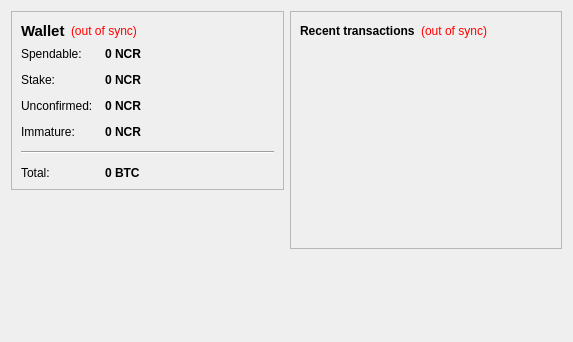
<?xml version="1.0" encoding="UTF-8"?>
<ui version="4.0">
 <class>OverviewPage</class>
 <widget class="QWidget" name="OverviewPage">
  <property name="geometry">
   <rect>
    <x>0</x>
    <y>0</y>
    <width>573</width>
    <height>342</height>
   </rect>
  </property>
  <property name="windowTitle">
   <string>Form</string>
  </property>
  <layout class="QHBoxLayout" name="horizontalLayout" stretch="1,1">
   <item>
    <layout class="QVBoxLayout" name="verticalLayout_2">
     <item>
      <widget class="QFrame" name="frame">
       <property name="frameShape">
        <enum>QFrame::StyledPanel</enum>
       </property>
       <property name="frameShadow">
        <enum>QFrame::Raised</enum>
       </property>
       <layout class="QVBoxLayout" name="verticalLayout_4">
        <item>
         <layout class="QHBoxLayout" name="horizontalLayout_4">
          <item>
           <widget class="QLabel" name="label_5">
            <property name="font">
             <font>
              <pointsize>11</pointsize>
              <weight>75</weight>
              <bold>true</bold>
             </font>
            </property>
            <property name="text">
             <string>Wallet</string>
            </property>
           </widget>
          </item>
          <item>
           <widget class="QLabel" name="labelWalletStatus">
            <property name="toolTip">
             <string>The displayed information may be out of date. Your wallet automatically synchronizes with the NCRcoin network after a connection is established, but this process has not completed yet.</string>
            </property>
            <property name="styleSheet">
             <string notr="true">QLabel { color: red; }</string>
            </property>
            <property name="text">
             <string notr="true">(out of sync)</string>
            </property>
            <property name="alignment">
             <set>Qt::AlignLeading|Qt::AlignLeft|Qt::AlignVCenter</set>
            </property>
           </widget>
          </item>
          <item>
           <spacer name="horizontalSpacer_2">
            <property name="orientation">
             <enum>Qt::Horizontal</enum>
            </property>
            <property name="sizeHint" stdset="0">
             <size>
              <width>40</width>
              <height>20</height>
             </size>
            </property>
           </spacer>
          </item>
         </layout>
        </item>
        <item>
         <layout class="QFormLayout" name="formLayout_2">
          <property name="fieldGrowthPolicy">
           <enum>QFormLayout::AllNonFixedFieldsGrow</enum>
          </property>
          <property name="horizontalSpacing">
           <number>12</number>
          </property>
          <property name="verticalSpacing">
           <number>12</number>
          </property>
          <item row="0" column="0">
           <widget class="QLabel" name="label">
            <property name="text">
             <string>Spendable:</string>
            </property>
           </widget>
          </item>
          <item row="0" column="1">
           <widget class="QLabel" name="labelBalance">
            <property name="font">
             <font>
              <weight>75</weight>
              <bold>true</bold>
             </font>
            </property>
            <property name="cursor">
             <cursorShape>IBeamCursor</cursorShape>
            </property>
            <property name="toolTip">
             <string>Your current spendable balance</string>
            </property>
            <property name="text">
             <string notr="true">0 NCR</string>
            </property>
            <property name="textInteractionFlags">
             <set>Qt::LinksAccessibleByMouse|Qt::TextSelectableByKeyboard|Qt::TextSelectableByMouse</set>
            </property>
           </widget>
          </item>
          <item row="1" column="0">
           <widget class="QLabel" name="label_6">
            <property name="text">
             <string>Stake:</string>
            </property>
           </widget>
          </item>
          <item row="1" column="1">
           <widget class="QLabel" name="labelStake">
            <property name="font">
             <font>
              <weight>75</weight>
              <bold>true</bold>
             </font>
            </property>
            <property name="cursor">
             <cursorShape>IBeamCursor</cursorShape>
            </property>
            <property name="toolTip">
             <string>Total of coins that was staked, and do not yet count toward the current balance</string>
            </property>
            <property name="text">
             <string notr="true">0 NCR</string>
            </property>
            <property name="textInteractionFlags">
             <set>Qt::LinksAccessibleByMouse|Qt::TextSelectableByKeyboard|Qt::TextSelectableByMouse</set>
            </property>
           </widget>
          </item>
          <item row="2" column="0">
           <widget class="QLabel" name="label_3">
            <property name="text">
             <string>Unconfirmed:</string>
            </property>
           </widget>
          </item>
          <item row="2" column="1">
           <widget class="QLabel" name="labelUnconfirmed">
            <property name="font">
             <font>
              <weight>75</weight>
              <bold>true</bold>
             </font>
            </property>
            <property name="cursor">
             <cursorShape>IBeamCursor</cursorShape>
            </property>
            <property name="toolTip">
             <string>Total of transactions that have yet to be confirmed, and do not yet count toward the current balance</string>
            </property>
            <property name="text">
             <string notr="true">0 NCR</string>
            </property>
            <property name="textInteractionFlags">
             <set>Qt::LinksAccessibleByMouse|Qt::TextSelectableByKeyboard|Qt::TextSelectableByMouse</set>
            </property>
           </widget>
          </item>
          <item row="3" column="0">
           <widget class="QLabel" name="labelImmatureText">
            <property name="text">
             <string>Immature:</string>
            </property>
           </widget>
          </item>
          <item row="3" column="1">
           <widget class="QLabel" name="labelImmature">
            <property name="font">
             <font>
              <weight>75</weight>
              <bold>true</bold>
             </font>
            </property>
            <property name="toolTip">
             <string>Mined balance that has not yet matured</string>
            </property>
            <property name="text">
             <string notr="true">0 NCR</string>
            </property>
            <property name="textInteractionFlags">
             <set>Qt::LinksAccessibleByMouse|Qt::TextSelectableByKeyboard|Qt::TextSelectableByMouse</set>
            </property>
           </widget>
          </item>
          <item row="4" column="0" colspan="2">
           <widget class="Line" name="line">
            <property name="orientation">
             <enum>Qt::Horizontal</enum>
            </property>
           </widget>
          </item>
          <item row="5" column="0">
           <widget class="QLabel" name="labelTotalText">
            <property name="text">
             <string>Total:</string>
            </property>
           </widget>
          </item>
          <item row="5" column="1">
           <widget class="QLabel" name="labelTotal">
            <property name="font">
             <font>
              <weight>75</weight>
              <bold>true</bold>
             </font>
            </property>
            <property name="cursor">
             <cursorShape>IBeamCursor</cursorShape>
            </property>
            <property name="toolTip">
             <string>Your current total balance</string>
            </property>
            <property name="text">
             <string notr="true">0 BTC</string>
            </property>
            <property name="textInteractionFlags">
             <set>Qt::LinksAccessibleByMouse|Qt::TextSelectableByKeyboard|Qt::TextSelectableByMouse</set>
            </property>
           </widget>
          </item>
         </layout>
        </item>
       </layout>
      </widget>
     </item>
     <item>
      <spacer name="verticalSpacer">
       <property name="orientation">
        <enum>Qt::Vertical</enum>
       </property>
       <property name="sizeHint" stdset="0">
        <size>
         <width>20</width>
         <height>40</height>
        </size>
       </property>
      </spacer>
     </item>
    </layout>
   </item>
   <item>
    <layout class="QVBoxLayout" name="verticalLayout_3">
     <item>
      <widget class="QFrame" name="frame_2">
       <property name="frameShape">
        <enum>QFrame::StyledPanel</enum>
       </property>
       <property name="frameShadow">
        <enum>QFrame::Raised</enum>
       </property>
       <layout class="QVBoxLayout" name="verticalLayout">
        <item>
         <layout class="QHBoxLayout" name="horizontalLayout_2">
          <item>
           <widget class="QLabel" name="label_4">
            <property name="text">
             <string>&lt;b&gt;Recent transactions&lt;/b&gt;</string>
            </property>
           </widget>
          </item>
          <item>
           <widget class="QLabel" name="labelTransactionsStatus">
            <property name="toolTip">
             <string>The displayed information may be out of date. Your wallet automatically synchronizes with the NCRcoin network after a connection is established, but this process has not completed yet.</string>
            </property>
            <property name="styleSheet">
             <string notr="true">QLabel { color: red; }</string>
            </property>
            <property name="text">
             <string notr="true">(out of sync)</string>
            </property>
            <property name="alignment">
             <set>Qt::AlignRight|Qt::AlignTrailing|Qt::AlignVCenter</set>
            </property>
           </widget>
          </item>
          <item>
           <spacer name="horizontalSpacer">
            <property name="orientation">
             <enum>Qt::Horizontal</enum>
            </property>
            <property name="sizeHint" stdset="0">
             <size>
              <width>40</width>
              <height>20</height>
             </size>
            </property>
           </spacer>
          </item>
         </layout>
        </item>
        <item>
         <widget class="QListView" name="listTransactions">
          <property name="styleSheet">
           <string notr="true">QListView { background: transparent; }</string>
          </property>
          <property name="frameShape">
           <enum>QFrame::NoFrame</enum>
          </property>
          <property name="verticalScrollBarPolicy">
           <enum>Qt::ScrollBarAlwaysOff</enum>
          </property>
          <property name="horizontalScrollBarPolicy">
           <enum>Qt::ScrollBarAlwaysOff</enum>
          </property>
          <property name="selectionMode">
           <enum>QAbstractItemView::NoSelection</enum>
          </property>
         </widget>
        </item>
       </layout>
      </widget>
     </item>
     <item>
      <spacer name="verticalSpacer_2">
       <property name="orientation">
        <enum>Qt::Vertical</enum>
       </property>
       <property name="sizeHint" stdset="0">
        <size>
         <width>20</width>
         <height>40</height>
        </size>
       </property>
      </spacer>
     </item>
    </layout>
   </item>
  </layout>
 </widget>
 <resources/>
 <connections/>
</ui>
